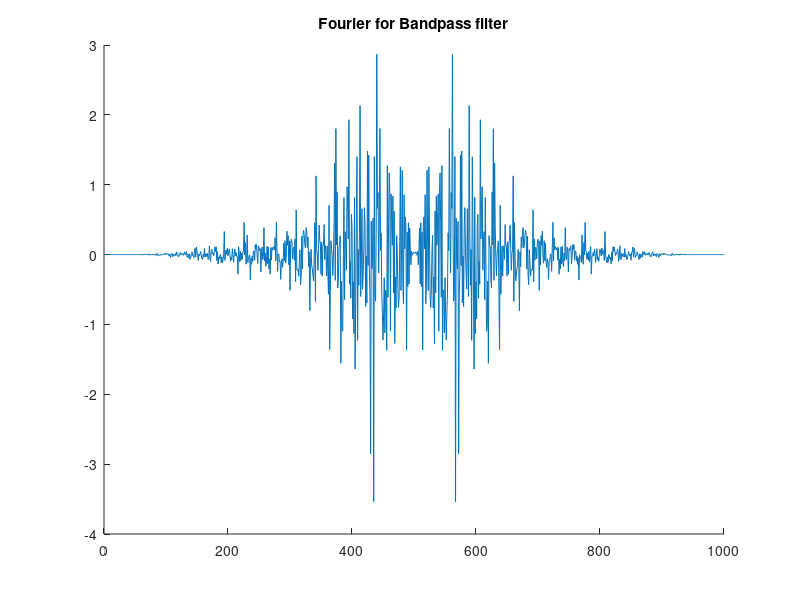

Source code (MATLAB):
clear 
clc
ecg=load('ECG.txt');
t=ecg(:,1);
s=ecg(:,2);
title('Bandpass filter');
fs=100;
[a,b] = butter(3,[0.78 0.99],'bandpass');
bandpass=filter(a,b,s);
%plot(s)
hold on;
%plot(bandpass,'r')
 x=1:1:length(t);
 yf=fft(bandpass);
 title('Fourier for Bandpass filter');
 plot(x,yf);